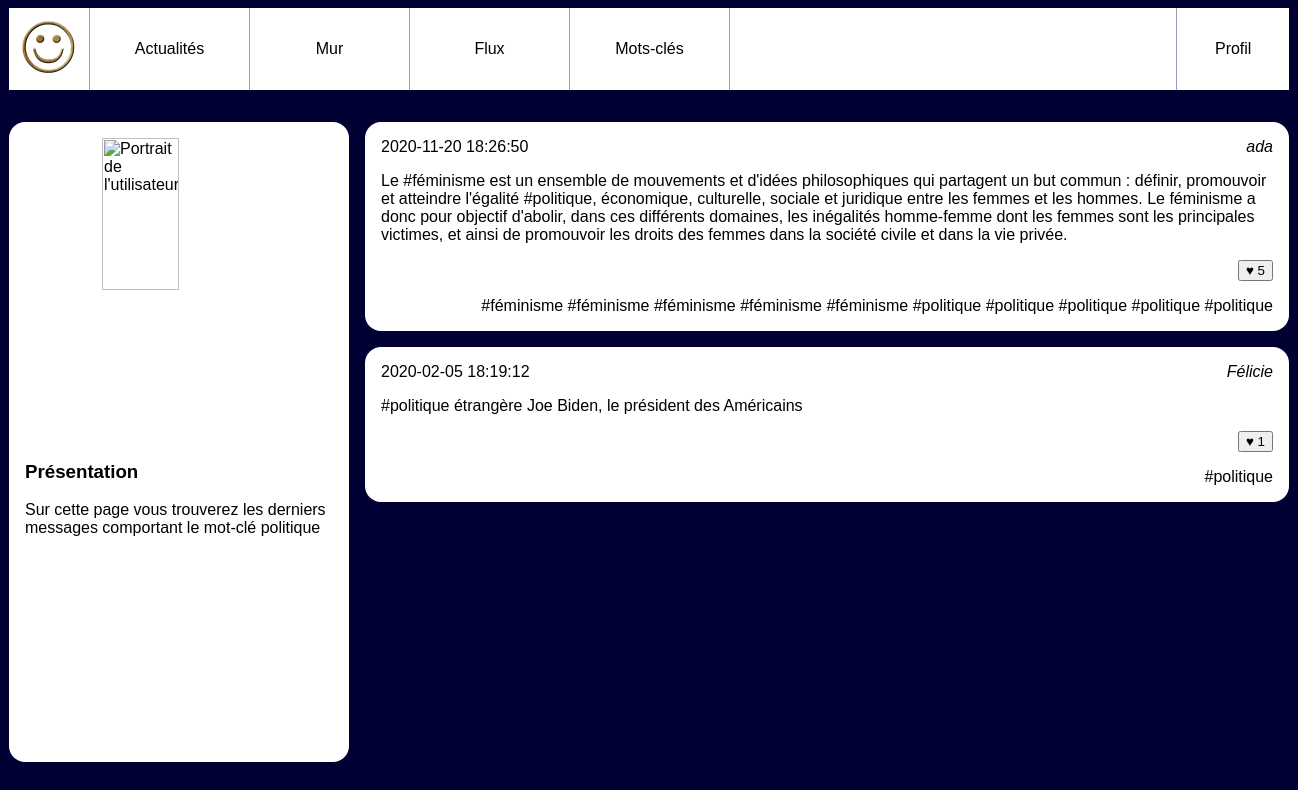
Screenshot of /Niveau1/tags.php?tag_id=1 with the database file from the repository.
### tables this page shows
CREATE TABLE IF NOT EXISTS `tags` (
  `id` INT UNSIGNED NOT NULL AUTO_INCREMENT,
  `label` VARCHAR(255) NOT NULL,
  PRIMARY KEY (`id`),
  UNIQUE INDEX `label_UNIQUE` (`label` ASC));

CREATE TABLE IF NOT EXISTS `posts` (
  `id` INT UNSIGNED NOT NULL AUTO_INCREMENT,
  `user_id` INT UNSIGNED NOT NULL,
  `content` TEXT NOT NULL,
  `created` DATETIME NOT NULL,
  `parent_id` INT UNSIGNED NULL,
  PRIMARY KEY (`id`),
  INDEX `fk_posts_users_idx` (`user_id` ASC),
  INDEX `fk_posts_posts1_idx` (`parent_id` ASC),
  CONSTRAINT `fk_posts_users`
    FOREIGN KEY (`user_id`)
    REFERENCES `users` (`id`)
    ON DELETE NO ACTION
    ON UPDATE NO ACTION,
  CONSTRAINT `fk_posts_posts1`
    FOREIGN KEY (`parent_id`)
    REFERENCES `posts` (`id`)
    ON DELETE NO ACTION
    ON UPDATE NO ACTION);

CREATE TABLE IF NOT EXISTS `users` (
  `id` INT UNSIGNED NOT NULL AUTO_INCREMENT,
  `email` VARCHAR(255) NOT NULL,
  `password` VARCHAR(255) NOT NULL,
  `alias` VARCHAR(255) NOT NULL,
  PRIMARY KEY (`id`),
  UNIQUE INDEX `email_UNIQUE` (`email` ASC),
  UNIQUE INDEX `alias_UNIQUE` (`alias` ASC));

### Niveau1/tags.php (the view, shortened to what this page needs)
<?php
$currentId = $_SESSION['connected_id'];
include './scripts/connexion.php';
include './templates/header.php'
?>
<!doctype html>
<html lang="fr">
<head>
    <link rel="stylesheet" href="style.css" />
</head>
<body>
    <div id="wrapper">
        <?php
        $tagId = intval($_GET['tag_id']);
        ?>
        <aside>
            <?php
            $laQuestionEnSql = "SELECT * FROM tags WHERE id= '$tagId' ";
            $lesInformations = $mysqli->query($laQuestionEnSql);
            $tag = $lesInformations->fetch_assoc();
            ?>
            <?php
            $query = "SELECT photo FROM photos WHERE user = '$currentId'";
            $lesInfos = $mysqli->query($query);
            $nomPhoto = $lesInfos->fetch_assoc();
            ?>
            <img src="./photos/<?php echo $nomPhoto['photo'] ?>" alt="Portrait de l'utilisateurice" />
            <section>
                <h3>Présentation</h3>
                <p>Sur cette page vous trouverez les derniers messages comportant
                    le mot-clé <?php echo $tag['label'] ?>
                </p>
            </section>
        </aside>
        <main>
            <?php
            $laQuestionEnSql = "
                    SELECT posts.content,
                    posts.created,posts.id,
                    users.alias as author_name,
                    count(likes.id) as like_number,
                    GROUP_CONCAT(tags.id, ':', tags.label) AS taglist
                    FROM posts_tags as filter
                    JOIN posts ON posts.id=filter.post_id
                    JOIN users ON users.id=posts.user_id
                    LEFT JOIN posts_tags ON posts.id = posts_tags.post_id
                    LEFT JOIN tags       ON posts_tags.tag_id  = tags.id
                    LEFT JOIN likes      ON likes.post_id  = posts.id
                    WHERE filter.tag_id ='$tagId'
                    GROUP BY posts.id
                    ORDER BY posts.created DESC
                    ";
            $lesInformations = $mysqli->query($laQuestionEnSql);
            while ($post = $lesInformations->fetch_assoc()) {
            ?>
                <article>
                    <h3>
                        <time datetime='2020-02-01 11:12:13'><?php echo $post['created'] ?></time>
                    </h3>
                    <address><?php echo $post['author_name'] ?></address>
                    <div>
                        <p><?php echo $post['content'] ?></p>
                    </div>
                    <footer>
                        <?php include './scripts/buttonLikes.php'; ?>
                        <?php
                        $hastag = explode(",", $post['taglist']);
                        foreach ($hastag as $tag) {
                            list($tagId, $label) = explode(':', $tag)
                        ?>
                            <a href="tags.php?tag_id=<?php echo $tagId ?>"> <?php echo  '#' . $label . " "  ?></a>
                        <?php
                        } ?>
                    </footer>
                </article>
            <?php
            } ?>
        </main>
    </div>
</body>
</html>

### Niveau1/scripts/buttonLikes.php (shortened to what this page needs)
<form action="scripts/like.php?user_id=<?php echo $currentId ?>" method="post">
    <button type="submit" name="like">♥ <?php
                                        $likeNumber = "SELECT COUNT(*) as like_number FROM likes WHERE post_id = " . $post['id'];
                                        $likeNumber = $mysqli->query($likeNumber);
                                        $likeNumber = $likeNumber->fetch_assoc();
                                        echo $likeNumber['like_number'];
                                        ?> </button>
</form>

### Niveau1/style.css (style rules this page uses)
body { background-color: #003; font-family: Arial; }
a { text-decoration: none; color:black; }
#wrapper { display:flex; width:80em; margin:0 auto 2em auto; }
#wrapper aside { background-color: #fff; flex:1; padding:1em; border-radius: 1em; }
#wrapper aside img { display: block; width:50%; margin:auto; }
#wrapper main { flex:3; padding-left:1em; height: 80vh; overflow-y: scroll; }
#wrapper main article { background-color: #fff; padding:1em; margin-bottom: 1em ; border-radius: 1em; }
#wrapper main article h3 { margin:0; padding:0; font-weight: normal; font-size:1em; }
#wrapper main article time { float:left; }
#wrapper main article address { text-align: right; margin-bottom: 1em; }
#wrapper main article p { margin:0; }
#wrapper main article footer { margin-top: 1em; text-align: right; }

### rows the page displays
tags: label "politique"
posts: created "2020-11-20 18:26:50", user.alias "ada", content "Le #féminisme est un ensemble de mouvements et d'idées philosophiques qui partagent un but commun : définir, promouvoir et atteindre l'égalité #politique, économique, culturelle, sociale et juridique entre les femmes et les hommes. Le féminisme a donc pour objectif d'abolir, dans ces différents domaines, les inégalités homme-femme dont les femmes sont les principales victimes, et ainsi de promouvoir les droits des femmes dans la société civile et dans la vie privée.", like_number "5", label "féminisme"
posts: created "2020-02-05 18:19:12", user.alias "Félicie", content "#politique étrangère Joe Biden, le président des Américains", like_number "1"
